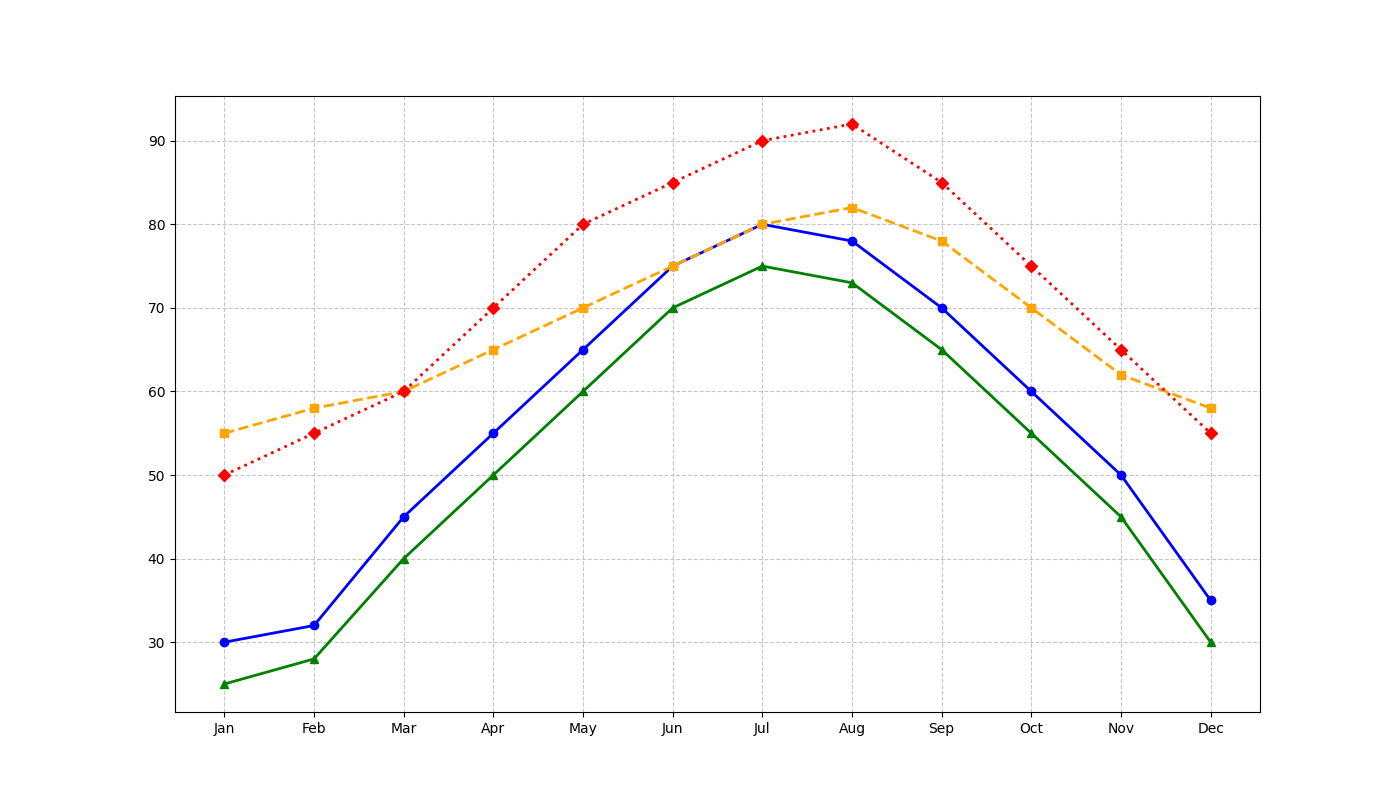

The Python source for this figure:
import matplotlib.pyplot as plt
import numpy as np

months = np.array(['Jan', 'Feb', 'Mar', 'Apr', 'May', 'Jun', 'Jul', 'Aug', 'Sep', 'Oct', 'Nov', 'Dec'])

new_york = np.array([30, 32, 45, 55, 65, 75, 80, 78, 70, 60, 50, 35])
los_angeles = np.array([55, 58, 60, 65, 70, 75, 80, 82, 78, 70, 62, 58])
chicago = np.array([25, 28, 40, 50, 60, 70, 75, 73, 65, 55, 45, 30])
houston = np.array([50, 55, 60, 70, 80, 85, 90, 92, 85, 75, 65, 55])

fig, ax = plt.subplots(figsize=(14, 8))

ax.plot(months, new_york, marker='o', linestyle='-', markersize=6, linewidth=2, color='blue')
ax.plot(months, los_angeles, marker='s', linestyle='--', markersize=6, linewidth=2, color='orange')
ax.plot(months, chicago, marker='^', linestyle='-', markersize=6, linewidth=2, color='green')
ax.plot(months, houston, marker='D', linestyle=':', markersize=6, linewidth=2, color='red')

ax.grid(True, linestyle='--', alpha=0.7)

plt.show()
